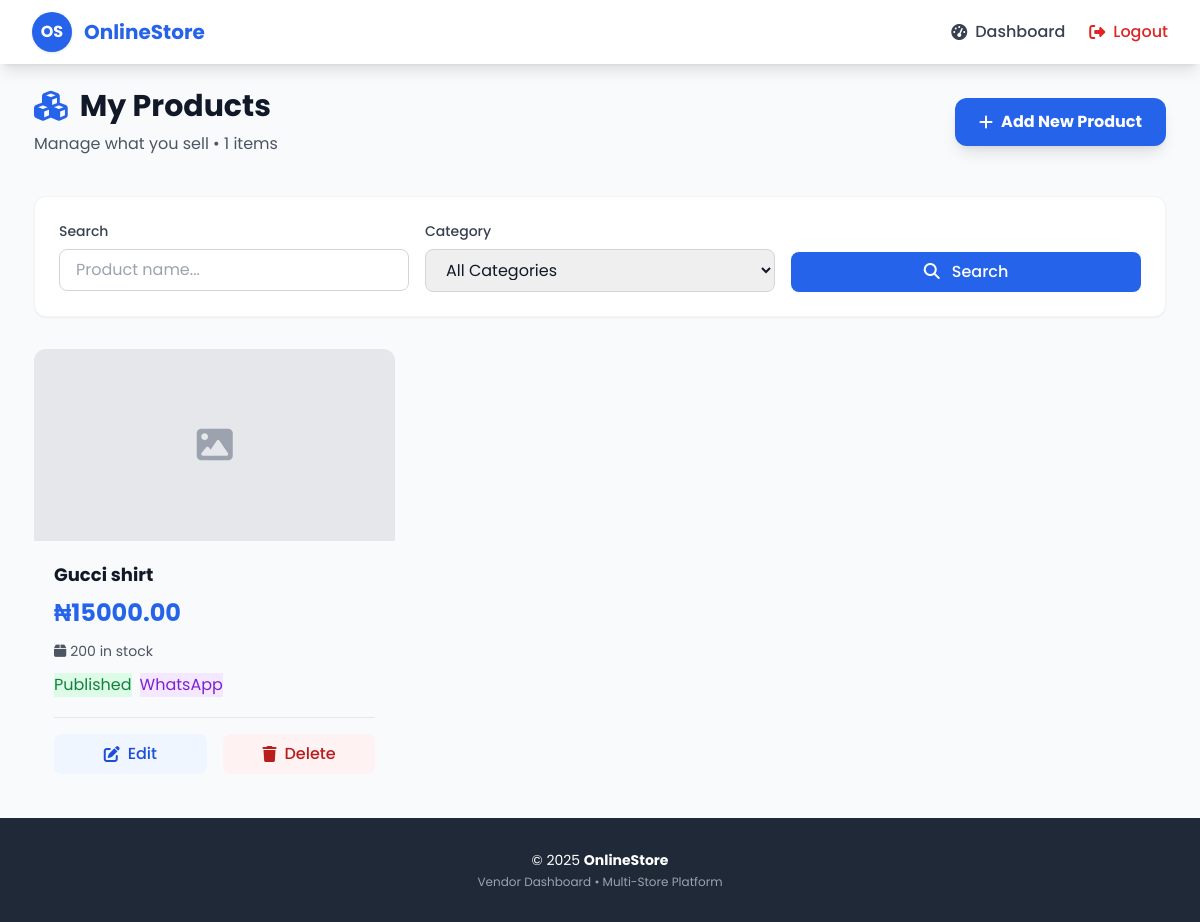
Page /dashboard/products/ (signed in) on the committed database.
### vendors/models.py (models this page shows, shortened)
class Vendor(models.Model):
    user = models.OneToOneField(User, on_delete=models.CASCADE)
    store_name = models.CharField(max_length=100, unique=True)
    slug = models.SlugField(unique=True, blank=True)
    description = models.TextField(blank=True, null=True)
    phone_number = models.CharField(max_length=20, blank=True, null=True)
    whatsapp_number = models.CharField(max_length=20, blank=True, null=True)
    instagram = models.URLField(blank=True, null=True)
    facebook = models.URLField(blank=True, null=True)
    logo = models.ImageField(upload_to='vendor_logos/', blank=True, null=True)
    date_created = models.DateTimeField(auto_now_add=True)

### products/models.py (models this page shows, shortened)
class Product(models.Model):
    vendor = models.ForeignKey(Vendor, on_delete=models.CASCADE, related_name='products')
    category = models.ForeignKey(Category, on_delete=models.SET_NULL, null=True, blank=True)
    name = models.CharField(max_length=200)
    description = models.TextField(blank=True)
    price = models.DecimalField(max_digits=10, decimal_places=2)
    stock = models.PositiveIntegerField(default=0)
    image_url = models.URLField(blank=True, null=True)
    order_via_whatsapp = models.BooleanField(default=False)
    is_active = models.BooleanField(default=True)
    created_at = models.DateTimeField(auto_now_add=True)

### vendors/views.py (the view)
# urls.py: path('dashboard/products/', views.vendor_products, name='vendor_products'),
@login_required
def vendor_products(request):
    vendor = request.user.vendor
    products = vendor.products.all()
    q = request.GET.get('q')
    if q:
        products = products.filter(
            Q(name__icontains=q) | Q(description__icontains=q)
        )
    category_id = request.GET.get('category')
    if category_id:
        products = products.filter(category_id=category_id)
    paginator = Paginator(products, 12)
    page_obj = paginator.get_page(request.GET.get('page'))
    return render(request, "vendors/vendor_products.html", {
        "vendor": vendor,
        "products": page_obj,
        "categories": Category.objects.filter(product__vendor=vendor).distinct(),
    })

### templates/vendors/vendor_products.html (shortened to what this page needs)
{% extends "base.html" %}
{% load static %}
{% block extra_css %}
<link rel="stylesheet" href="https://cdnjs.cloudflare.com/ajax/libs/font-awesome/6.5.0/css/all.min.css">
{% endblock %}
{% block content %}
<div class="max-w-7xl mx-auto">
    <div class="mb-10">
        <div class="flex flex-col sm:flex-row sm:items-center sm:justify-between gap-4">
            <div>
                <h1 class="text-3xl font-bold text-gray-900 flex items-center">
                    <i class="fas fa-cubes text-blue-600 mr-3"></i>
                    My Products
                </h1>
                <p class="text-gray-600 mt-2">Manage what you sell • {{ vendor.products.count }} items</p>
            </div>
            <a href="{% url 'vendors:vendor_product_create' %}"
               class="inline-flex items-center bg-blue-600 hover:bg-blue-700 text-white font-bold py-3 px-6 rounded-xl shadow-lg transition transform hover:scale-105">
                <i class="fas fa-plus mr-2"></i>
                Add New Product
            </a>
        </div>
    </div>
    <div class="bg-white rounded-xl shadow-sm border border-gray-100 p-6 mb-8">
        <form method="get" class="grid sm:grid-cols-3 gap-4">
            <div>
                <label class="block text-sm font-medium text-gray-700 mb-2">Search</label>
                <input type="text" name="q" value="{{ request.GET.q|default:'' }}"
                       placeholder="Product name..."
                       class="w-full px-4 py-2 border border-gray-300 rounded-lg focus:ring-2 focus:ring-blue-500 focus:border-blue-500">
            </div>
            <div>
                <label class="block text-sm font-medium text-gray-700 mb-2">Category</label>
                <select name="category" class="w-full px-4 py-2 border border-gray-300 rounded-lg focus:ring-2 focus:ring-blue-500">
                    <option value="">All Categories</option>
                </select>
            </div>
            <div class="flex items-end">
                <button type="submit"
                        class="w-full bg-blue-600 hover:bg-blue-700 text-white font-medium py-2 px-6 rounded-lg transition">
                    <i class="fas fa-search mr-2"></i> Search
                </button>
            </div>
        </form>
    </div>
    {% if products %}
    <div class="grid grid-cols-1 sm:grid-cols-2 lg:grid-cols-3 xl:grid-cols-4 gap-6">
        {% for product in products %}
        <div class="product-card">
            {% if product.image_url %}
                <div class="aspect-w-1 aspect-h-1 bg-gray-100">
                    <img src="{{ product.image_url }}" alt="{{ product.name }}"
                         class="w-full h-48 object-cover">
                </div>
            {% else %}
                <div class="bg-gray-200 border-2 border-dashed rounded-t-xl w-full h-48 flex items-center justify-center">
                    <i class="fas fa-image text-gray-400 text-4xl"></i>
                </div>
            {% endif %}
            <div class="p-5">
                <h3 class="font-bold text-lg text-gray-900 line-clamp-2">
                    {{ product.name }}
                </h3>
                <p class="text-2xl font-bold text-blue-600 mt-2">
                    ₦{{ product.price|floatformat:2 }}
                </p>
                <div class="flex items-center gap-3 mt-3 text-sm">
                    <span class="flex items-center text-gray-600">
                        <i class="fas fa-box mr-1"></i> {{ product.stock }} in stock
                    </span>
                </div>
                <div class="mt-3 flex items-center gap-2">
                    <span class="status-badge {% if product.is_active %}bg-green-100 text-green-700{% else %}bg-gray-100 text-gray-600{% endif %}">
                        {% if product.is_active %}Published{% else %}Draft{% endif %}
                    </span>
                    {% if product.order_via_whatsapp %}
                    <span class="status-badge bg-purple-100 text-purple-700">
                        WhatsApp
                    </span>
                    {% endif %}
                </div>
                <div class="flex gap-4 mt-5 pt-4 border-t border-gray-200">
                    <a href="{% url 'vendors:vendor_product_update' product.pk %}"
                       class="flex-1 text-center bg-blue-50 hover:bg-blue-100 text-blue-700 font-medium py-2 rounded-lg transition flex items-center justify-center">
                        <i class="fas fa-edit mr-2"></i> Edit
                    </a>
                    <a href="{% url 'vendors:vendor_product_delete' product.pk %}"
                       class="flex-1 text-center bg-red-50 hover:bg-red-100 text-red-700 font-medium py-2 rounded-lg transition flex items-center justify-center">
                        <i class="fas fa-trash mr-2"></i> Delete
                    </a>
                </div>
            </div>
        </div>
        {% endfor %}
    </div>
    {% endif %}
</div>
{% endblock %}

### templates/vendors/vendor_products.html (style rules this page uses)
.product-card { @apply bg-white rounded-xl shadow-sm border border-gray-100 overflow-hidden transition-all hover:shadow-lg hover:-translate-y-1; }
.status-badge { @apply px-3 py-1 rounded-full text-xs font-medium; }

### rows in the picture
Vendor: products.count "1"
Product: name "Gucci shirt", price "15000.00", stock "200", is_active "Published", order_via_whatsapp "WhatsApp"

### other values in the picture
{{ request.vendor.store_name|slice:":2"|upper|default:"OS" }} "OS"
{{ request.vendor.store_name|default:"OnlineStore" }} "OnlineStore"
{{ year|default:"2025" }} "2025"
